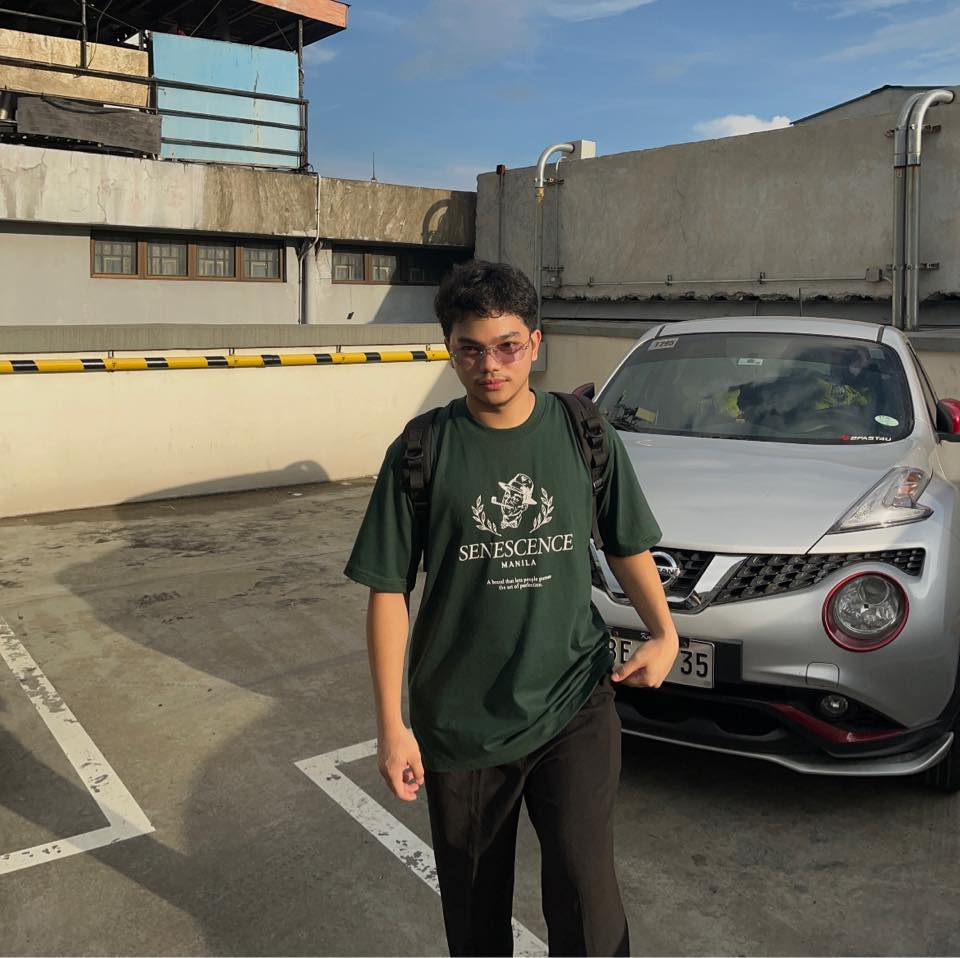
%> input picture picforlab1.jpg, 960 x 958 px
$ octave trial.m   (GNU Octave 9; MATLAB toolbox functions it lacks are replaced by stand-ins)
%> lines starting %> are read from the running program, lines starting %| are printed output that depends on the picture
% Load and convert image to grayscale double
img = imread('picforlab1.jpg');
%> img is the input picture: size 958x960x3 uint8; mean R, G, B 107.4, 106, 97.2

% You can replace with your own image
img_gray = im2double(img);

% Compute 2D FFT
 F = fft2(img_gray);

% Separate amplitude and phase
 amplitude = abs(F);
 phase = angle(F);
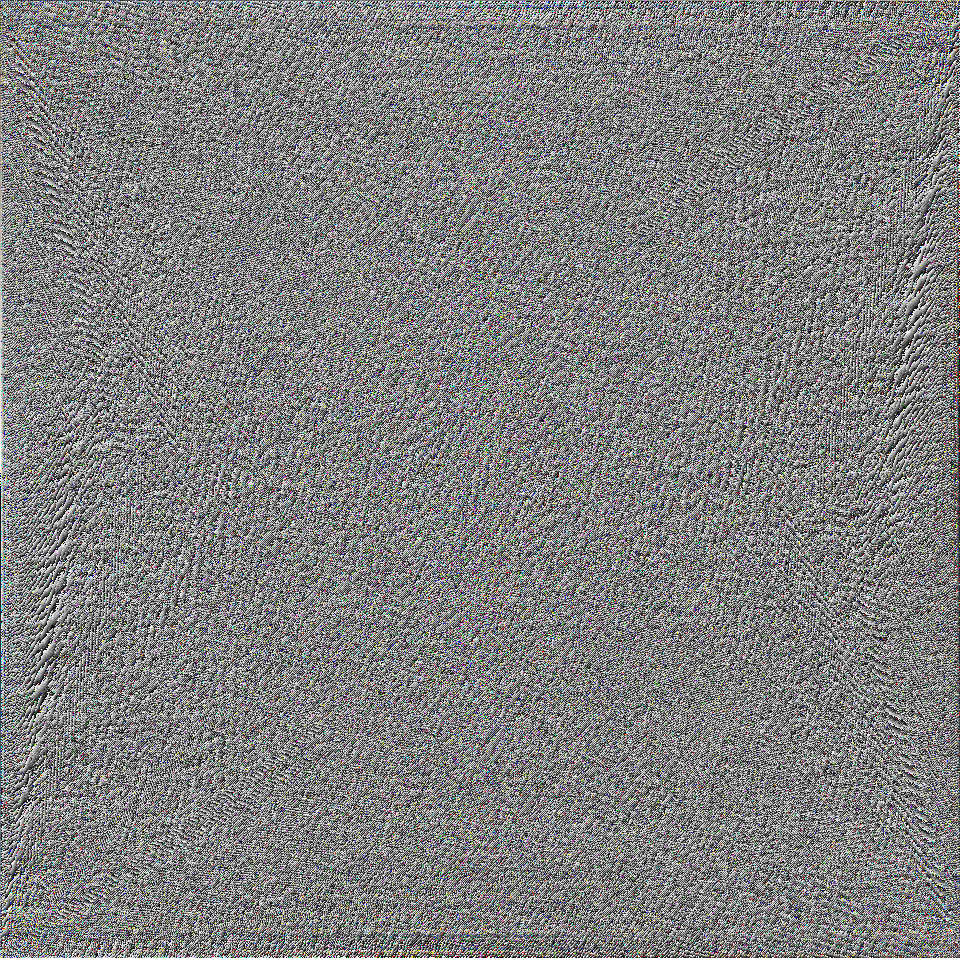
%> phase: size 958x960x3 double; mean R, G, B 6.83e-06, 6.83e-06, 6.83e-06; drawn with min black and max white

% Zero out amplitude (set all to 1 for numerical stability)
 F_phase_only = exp(1i * phase);

% Complex representation: magnitude 1, original phase

% Inverse FFT to reconstruct
 img_reconstructed = ifft2(F_phase_only);
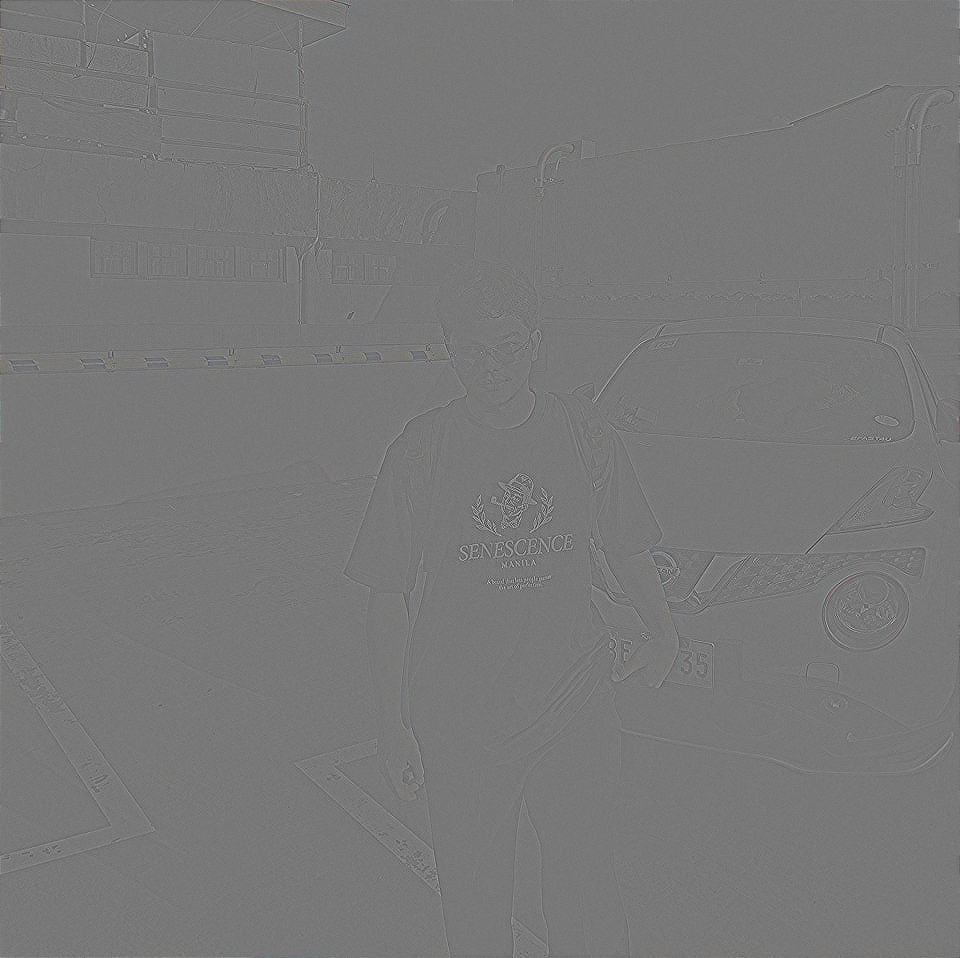
%> img_reconstructed: size 958x960x3 double; mean R, G, B 1.09e-06, 1.09e-06, 1.09e-06; drawn with min black and max white

% Display results
 figure;
 subplot(1,3,1), imshow(img_gray, []), title('Original Image');
 subplot(1,3,2), imshow(log(1 + abs(fftshift(F))), []), title('FFT Spectrum');
%> after `imshow(log(1 + abs(fftshift(F))), [])`:
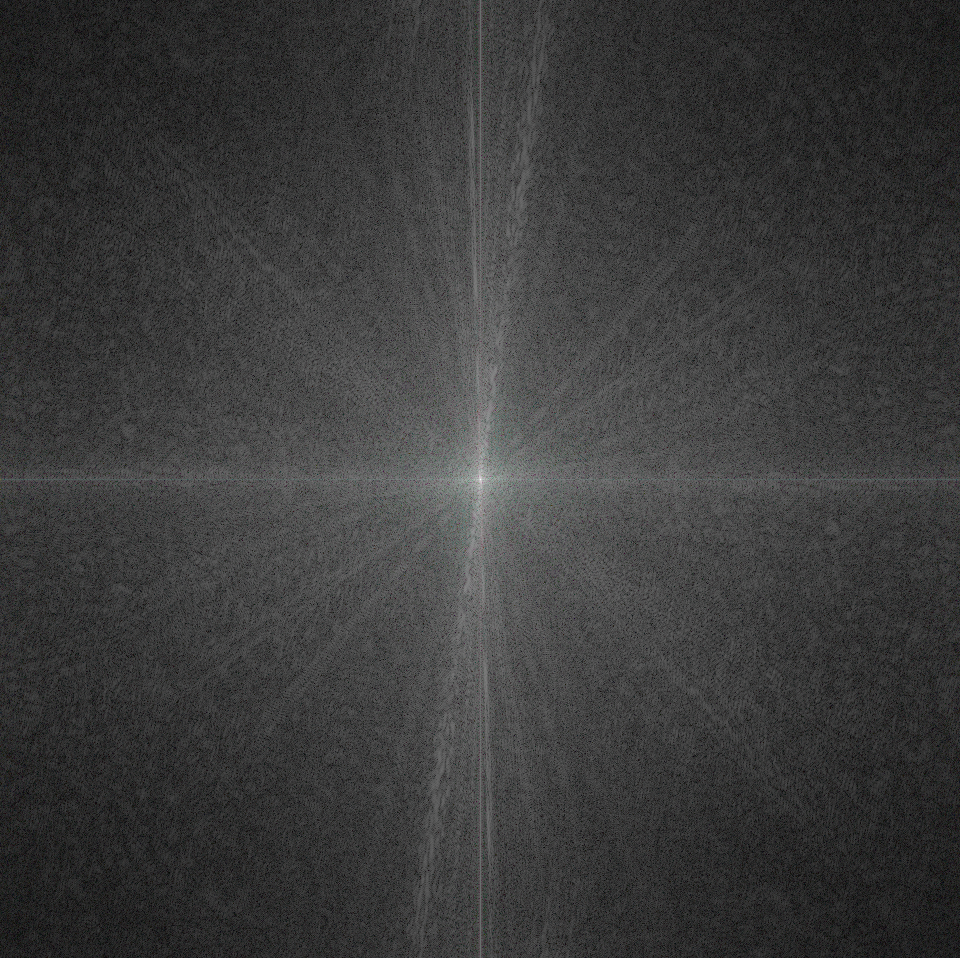
%> displayed picture: size 958x960x3, on the screen's scale of 0 to 255; mean R, G, B 58.9, 59, 59
 subplot(1,3,3), imshow(abs(img_reconstructed), []), title('Reconstructed (Phase Only)');
%> after `imshow(abs(img_reconstructed), [])`:
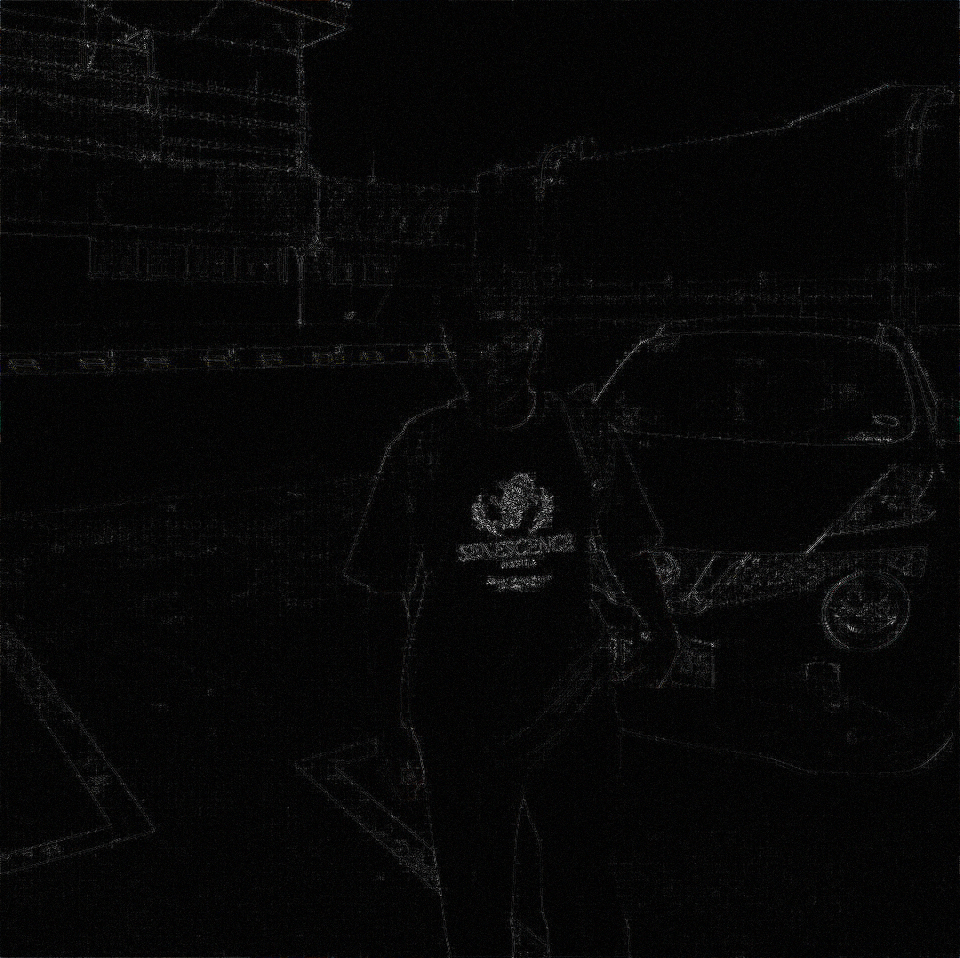
%> displayed picture: size 958x960x3, on the screen's scale of 0 to 255; mean R, G, B 6.9, 6.9, 6.9

% Load and convert image to grayscale double
 img = imread('picforlab1.jpg');

% Replace with your own image if desired
 img_gray = im2double(img); % Compute 2D FFT
 F = fft2(img_gray);

% Reconstruct using original amplitude and zero phase
%> (the run ends here)
